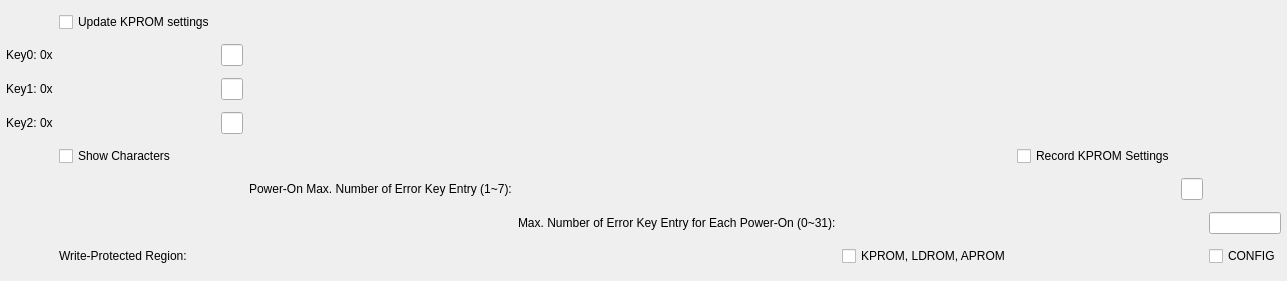
<?xml version="1.0" ?>
<ui version="4.0">
  <class>Dialog</class>
  <widget class="QDialog" name="Dialog">
    <property name="geometry">
      <rect>
        <x>0</x>
        <y>0</y>
        <width>281</width>
        <height>281</height>
      </rect>
    </property>
    <layout class="QGridLayout" name="outer_layout">
      <property name="leftMargin">
        <number>6</number>
      </property>
      <property name="topMargin">
        <number>6</number>
      </property>
      <property name="rightMargin">
        <number>6</number>
      </property>
      <property name="bottomMargin">
        <number>6</number>
      </property>
      <property name="spacing">
        <number>6</number>
      </property>
      <item row="0" column="1">
        <widget class="QCheckBox" name="IDC_CHECK_KPROM_UPDATE">
          <property name="text">
            <string>Update KPROM settings</string>
          </property>
        </widget>
      </item>
      <item row="1" column="0">
        <widget class="QLabel" name="IDC_STATIC_KEY0">
          <property name="text">
            <string>Key0: 0x</string>
          </property>
        </widget>
      </item>
      <item row="2" column="0">
        <widget class="QLabel" name="IDC_STATIC_KEY1">
          <property name="text">
            <string>Key1: 0x</string>
          </property>
        </widget>
      </item>
      <item row="3" column="0">
        <widget class="QLabel" name="IDC_STATIC_KEY2">
          <property name="text">
            <string>Key2: 0x</string>
          </property>
        </widget>
      </item>
      <item row="5" column="3">
        <widget class="QLabel" name="IDC_STATIC_KPROM_KPMAX">
          <property name="text">
            <string>Power-On Max. Number of Error Key Entry (1~7):</string>
          </property>
        </widget>
      </item>
      <item row="6" column="4">
        <widget class="QLabel" name="IDC_STATIC_KPROM_KEMAX">
          <property name="text">
            <string>Max. Number of Error Key Entry for Each Power-On (0~31):</string>
          </property>
        </widget>
      </item>
      <item row="7" column="1">
        <widget class="QLabel" name="IDC_STATIC_KPROM_KEYEN">
          <property name="text">
            <string>Write-Protected Region:</string>
          </property>
        </widget>
      </item>
      <item row="7" column="5">
        <widget class="QCheckBox" name="IDC_CHECK_KEYENROM_APROM">
          <property name="text">
            <string>KPROM, LDROM, APROM</string>
          </property>
        </widget>
      </item>
      <item row="7" column="8">
        <widget class="QCheckBox" name="IDC_CHECK_KEYENROM_CONFIG">
          <property name="text">
            <string>CONFIG</string>
          </property>
        </widget>
      </item>
      <item row="1" column="2">
        <widget class="QLineEdit" name="IDC_EDIT_KEY0ROM_VALUE"/>
      </item>
      <item row="2" column="2">
        <widget class="QLineEdit" name="IDC_EDIT_KEY1ROM_VALUE"/>
      </item>
      <item row="3" column="2">
        <widget class="QLineEdit" name="IDC_EDIT_KEY2ROM_VALUE"/>
      </item>
      <item row="5" column="7">
        <widget class="QLineEdit" name="IDC_EDIT_KPMAXROM_VALUE"/>
      </item>
      <item row="6" column="8">
        <widget class="QLineEdit" name="IDC_EDIT_KEMAXROM_VALUE"/>
      </item>
      <item row="4" column="1">
        <widget class="QCheckBox" name="IDC_CHECK_SHOW_PASSWORD">
          <property name="text">
            <string>Show Characters</string>
          </property>
        </widget>
      </item>
      <item row="4" column="6">
        <widget class="QCheckBox" name="IDC_CHECK_KPROM_RECORD">
          <property name="text">
            <string>Record KPROM Settings</string>
          </property>
        </widget>
      </item>
    </layout>
  </widget>
  <resources/>
  <connections/>
</ui>
